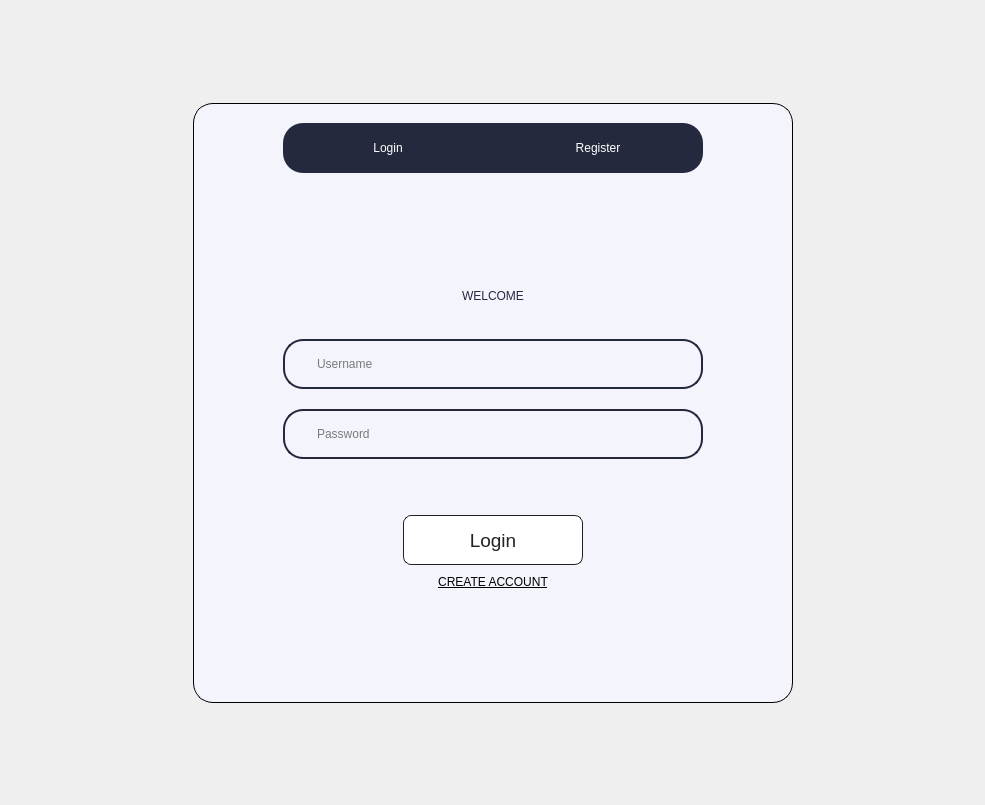
<?xml version="1.0" encoding="UTF-8"?>
<ui version="4.0">
 <class>MainWindow</class>
 <widget class="QMainWindow" name="MainWindow">
  <property name="geometry">
   <rect>
    <x>0</x>
    <y>0</y>
    <width>985</width>
    <height>805</height>
   </rect>
  </property>
  <property name="minimumSize">
   <size>
    <width>0</width>
    <height>0</height>
   </size>
  </property>
  <property name="windowTitle">
   <string>Travel With Me</string>
  </property>
  <property name="layoutDirection">
   <enum>Qt::LeftToRight</enum>
  </property>
  <property name="autoFillBackground">
   <bool>false</bool>
  </property>
  <property name="styleSheet">
   <string notr="true">QMainWindow {
    border-image: url(:/img/BGMAIN.jpg);
}

QFrame#frame_2,
#frame_3 {
    background-color: #f4f5fc;
    border: 1px solid black;
    border-radius: 20px;
}

#L1 {

    background: transparent;
    background-color: #24293e;
    color: white;
    border: transparent;
    border-top-left-radius: 20px;
    border-bottom-left-radius: 20px;
    margin-top: 10px;
    margin-bottom: 10px;
    margin-left: 80px;

}

#R1 {

    background: transparent;
    background-color: #24293e;
    color: white;
    border: transparent;
    border-top-right-radius: 20px;
    border-bottom-right-radius: 20px;
    margin-top: 10px;
    margin-bottom: 10px;
    margin-right: 80px;

}

QPushButton:hover {
    font-weight: bold;
}

#L2 {

    background: transparent;
    background-color: #24293e;
    color: white;
    border: transparent;
    border-top-left-radius: 20px;
    border-bottom-left-radius: 20px;
    margin-top: 10px;
    margin-bottom: 10px;
    margin-left: 80px;

}

#R2 {

    background: transparent;
    background-color: #24293e;
    color: white;
    border: transparent;
    border-top-right-radius: 20px;
    border-bottom-right-radius: 20px;
    margin-top: 10px;
    margin-bottom: 10px;
    margin-right: 80px;

}

QLineEdit {
    background-color: transparent;
    font: 75 italic 10pt &quot;Gill Sans MT&quot;;
    color: black;
    border: none;
    border: 1.75px solid black;
    border-color: #24293e;
    border-radius: 20px;
    margin-top: 10px;
    margin-bottom: 10px;
    margin-right: 80px;
    margin-left: 80px;
    padding-left: 30px;

}

#albtn ,#cabtn{
    background: transparent
}

#registerbtn,#loginb {
    background-color: #FFFFFF;
    border: 1px solid hsl(0, 0%, 13%);
    border-radius: 8px;
    color: #222222;
    margin-left: 200px;
    margin-right: 200px;



}


#TITLE,
#TITLE_2 {
    color: #24293e;
    font: 75 20pt &quot;Georgia&quot;;
}</string>
  </property>
  <property name="tabShape">
   <enum>QTabWidget::Rounded</enum>
  </property>
  <widget class="QWidget" name="centralwidget">
   <property name="autoFillBackground">
    <bool>false</bool>
   </property>
   <layout class="QGridLayout" name="gridLayout">
    <item row="2" column="1">
     <spacer name="verticalSpacer_2">
      <property name="orientation">
       <enum>Qt::Vertical</enum>
      </property>
      <property name="sizeHint" stdset="0">
       <size>
        <width>20</width>
        <height>29</height>
       </size>
      </property>
     </spacer>
    </item>
    <item row="1" column="0">
     <spacer name="horizontalSpacer">
      <property name="orientation">
       <enum>Qt::Horizontal</enum>
      </property>
      <property name="sizeHint" stdset="0">
       <size>
        <width>175</width>
        <height>20</height>
       </size>
      </property>
     </spacer>
    </item>
    <item row="0" column="1">
     <spacer name="verticalSpacer">
      <property name="orientation">
       <enum>Qt::Vertical</enum>
      </property>
      <property name="sizeHint" stdset="0">
       <size>
        <width>20</width>
        <height>28</height>
       </size>
      </property>
     </spacer>
    </item>
    <item row="1" column="2">
     <spacer name="horizontalSpacer_2">
      <property name="orientation">
       <enum>Qt::Horizontal</enum>
      </property>
      <property name="sizeHint" stdset="0">
       <size>
        <width>174</width>
        <height>20</height>
       </size>
      </property>
     </spacer>
    </item>
    <item row="1" column="1">
     <widget class="QStackedWidget" name="stackedWidget">
      <property name="minimumSize">
       <size>
        <width>600</width>
        <height>600</height>
       </size>
      </property>
      <property name="currentIndex">
       <number>0</number>
      </property>
      <widget class="QWidget" name="loginpage">
       <layout class="QGridLayout" name="gridLayout_2">
        <property name="leftMargin">
         <number>0</number>
        </property>
        <property name="topMargin">
         <number>0</number>
        </property>
        <property name="rightMargin">
         <number>0</number>
        </property>
        <property name="bottomMargin">
         <number>0</number>
        </property>
        <property name="spacing">
         <number>0</number>
        </property>
        <item row="0" column="0">
         <widget class="QFrame" name="frame_2">
          <property name="styleSheet">
           <string notr="true"/>
          </property>
          <layout class="QVBoxLayout" name="verticalLayout_5">
           <item>
            <layout class="QHBoxLayout" name="horizontalLayout_6" stretch="0,0">
             <property name="spacing">
              <number>0</number>
             </property>
             <property name="leftMargin">
              <number>0</number>
             </property>
             <property name="rightMargin">
              <number>0</number>
             </property>
             <item>
              <widget class="QPushButton" name="L1">
               <property name="minimumSize">
                <size>
                 <width>50</width>
                 <height>70</height>
                </size>
               </property>
               <property name="maximumSize">
                <size>
                 <width>16777215</width>
                 <height>70</height>
                </size>
               </property>
               <property name="sizeIncrement">
                <size>
                 <width>0</width>
                 <height>0</height>
                </size>
               </property>
               <property name="text">
                <string>Login</string>
               </property>
              </widget>
             </item>
             <item>
              <widget class="QPushButton" name="R1">
               <property name="sizePolicy">
                <sizepolicy hsizetype="Minimum" vsizetype="Preferred">
                 <horstretch>0</horstretch>
                 <verstretch>0</verstretch>
                </sizepolicy>
               </property>
               <property name="minimumSize">
                <size>
                 <width>0</width>
                 <height>70</height>
                </size>
               </property>
               <property name="maximumSize">
                <size>
                 <width>10000</width>
                 <height>70</height>
                </size>
               </property>
               <property name="sizeIncrement">
                <size>
                 <width>0</width>
                 <height>0</height>
                </size>
               </property>
               <property name="text">
                <string>Register</string>
               </property>
              </widget>
             </item>
            </layout>
           </item>
           <item>
            <spacer name="verticalSpacer_4">
             <property name="orientation">
              <enum>Qt::Vertical</enum>
             </property>
             <property name="sizeHint" stdset="0">
              <size>
               <width>20</width>
               <height>40</height>
              </size>
             </property>
            </spacer>
           </item>
           <item>
            <widget class="QLabel" name="TITLE">
             <property name="enabled">
              <bool>false</bool>
             </property>
             <property name="text">
              <string>WELCOME</string>
             </property>
             <property name="alignment">
              <set>Qt::AlignCenter</set>
             </property>
            </widget>
           </item>
           <item>
            <layout class="QVBoxLayout" name="verticalLayout_4">
             <item>
              <spacer name="horizontalSpacer_3">
               <property name="orientation">
                <enum>Qt::Horizontal</enum>
               </property>
               <property name="sizeHint" stdset="0">
                <size>
                 <width>40</width>
                 <height>20</height>
                </size>
               </property>
              </spacer>
             </item>
             <item>
              <layout class="QVBoxLayout" name="verticalLayout_2">
               <property name="spacing">
                <number>0</number>
               </property>
               <item>
                <widget class="QLineEdit" name="username">
                 <property name="minimumSize">
                  <size>
                   <width>50</width>
                   <height>70</height>
                  </size>
                 </property>
                 <property name="placeholderText">
                  <string>Username</string>
                 </property>
                </widget>
               </item>
               <item>
                <widget class="QLineEdit" name="password">
                 <property name="minimumSize">
                  <size>
                   <width>50</width>
                   <height>70</height>
                  </size>
                 </property>
                 <property name="echoMode">
                  <enum>QLineEdit::Password</enum>
                 </property>
                 <property name="placeholderText">
                  <string>Password</string>
                 </property>
                </widget>
               </item>
               <item>
                <spacer name="verticalSpacer_5">
                 <property name="orientation">
                  <enum>Qt::Vertical</enum>
                 </property>
                 <property name="sizeHint" stdset="0">
                  <size>
                   <width>20</width>
                   <height>40</height>
                  </size>
                 </property>
                </spacer>
               </item>
              </layout>
             </item>
            </layout>
           </item>
           <item>
            <widget class="QPushButton" name="loginb">
             <property name="sizePolicy">
              <sizepolicy hsizetype="Preferred" vsizetype="Preferred">
               <horstretch>0</horstretch>
               <verstretch>0</verstretch>
              </sizepolicy>
             </property>
             <property name="minimumSize">
              <size>
               <width>0</width>
               <height>50</height>
              </size>
             </property>
             <property name="maximumSize">
              <size>
               <width>16777215</width>
               <height>50</height>
              </size>
             </property>
             <property name="font">
              <font>
               <pointsize>14</pointsize>
               <weight>50</weight>
               <bold>false</bold>
              </font>
             </property>
             <property name="layoutDirection">
              <enum>Qt::LeftToRight</enum>
             </property>
             <property name="text">
              <string>Login</string>
             </property>
            </widget>
           </item>
           <item>
            <widget class="QPushButton" name="cabtn">
             <property name="font">
              <font>
               <underline>true</underline>
              </font>
             </property>
             <property name="text">
              <string>CREATE ACCOUNT</string>
             </property>
             <property name="flat">
              <bool>true</bool>
             </property>
            </widget>
           </item>
           <item>
            <spacer name="verticalSpacer_3">
             <property name="orientation">
              <enum>Qt::Vertical</enum>
             </property>
             <property name="sizeHint" stdset="0">
              <size>
               <width>20</width>
               <height>40</height>
              </size>
             </property>
            </spacer>
           </item>
          </layout>
         </widget>
        </item>
       </layout>
      </widget>
      <widget class="QWidget" name="registerpage">
       <layout class="QGridLayout" name="gridLayout_4">
        <property name="leftMargin">
         <number>0</number>
        </property>
        <property name="topMargin">
         <number>0</number>
        </property>
        <property name="rightMargin">
         <number>0</number>
        </property>
        <property name="bottomMargin">
         <number>0</number>
        </property>
        <property name="spacing">
         <number>0</number>
        </property>
        <item row="0" column="0">
         <widget class="QFrame" name="frame_3">
          <property name="styleSheet">
           <string notr="true"/>
          </property>
          <layout class="QVBoxLayout" name="verticalLayout_6">
           <item>
            <layout class="QHBoxLayout" name="horizontalLayout_7" stretch="0,0">
             <property name="spacing">
              <number>0</number>
             </property>
             <property name="leftMargin">
              <number>0</number>
             </property>
             <property name="rightMargin">
              <number>0</number>
             </property>
             <item>
              <widget class="QPushButton" name="L2">
               <property name="minimumSize">
                <size>
                 <width>50</width>
                 <height>70</height>
                </size>
               </property>
               <property name="maximumSize">
                <size>
                 <width>16777215</width>
                 <height>70</height>
                </size>
               </property>
               <property name="sizeIncrement">
                <size>
                 <width>0</width>
                 <height>0</height>
                </size>
               </property>
               <property name="text">
                <string>Login</string>
               </property>
              </widget>
             </item>
             <item>
              <widget class="QPushButton" name="R2">
               <property name="sizePolicy">
                <sizepolicy hsizetype="Minimum" vsizetype="Preferred">
                 <horstretch>0</horstretch>
                 <verstretch>0</verstretch>
                </sizepolicy>
               </property>
               <property name="minimumSize">
                <size>
                 <width>0</width>
                 <height>70</height>
                </size>
               </property>
               <property name="maximumSize">
                <size>
                 <width>16777215</width>
                 <height>70</height>
                </size>
               </property>
               <property name="sizeIncrement">
                <size>
                 <width>0</width>
                 <height>0</height>
                </size>
               </property>
               <property name="text">
                <string>Register</string>
               </property>
              </widget>
             </item>
            </layout>
           </item>
           <item>
            <spacer name="verticalSpacer_6">
             <property name="orientation">
              <enum>Qt::Vertical</enum>
             </property>
             <property name="sizeHint" stdset="0">
              <size>
               <width>20</width>
               <height>40</height>
              </size>
             </property>
            </spacer>
           </item>
           <item>
            <widget class="QLabel" name="TITLE_2">
             <property name="enabled">
              <bool>false</bool>
             </property>
             <property name="text">
              <string>WELCOME</string>
             </property>
             <property name="alignment">
              <set>Qt::AlignCenter</set>
             </property>
            </widget>
           </item>
           <item>
            <layout class="QVBoxLayout" name="verticalLayout">
             <item>
              <layout class="QVBoxLayout" name="verticalLayout_3">
               <property name="spacing">
                <number>0</number>
               </property>
               <item>
                <widget class="QLineEdit" name="register_username">
                 <property name="minimumSize">
                  <size>
                   <width>50</width>
                   <height>70</height>
                  </size>
                 </property>
                 <property name="placeholderText">
                  <string>Username</string>
                 </property>
                </widget>
               </item>
               <item>
                <widget class="QLineEdit" name="register_password">
                 <property name="minimumSize">
                  <size>
                   <width>50</width>
                   <height>70</height>
                  </size>
                 </property>
                 <property name="echoMode">
                  <enum>QLineEdit::Password</enum>
                 </property>
                 <property name="placeholderText">
                  <string>Password</string>
                 </property>
                </widget>
               </item>
               <item>
                <widget class="QLineEdit" name="confirm_password">
                 <property name="minimumSize">
                  <size>
                   <width>50</width>
                   <height>70</height>
                  </size>
                 </property>
                 <property name="echoMode">
                  <enum>QLineEdit::Password</enum>
                 </property>
                 <property name="placeholderText">
                  <string>Confirm Password</string>
                 </property>
                </widget>
               </item>
              </layout>
             </item>
            </layout>
           </item>
           <item>
            <widget class="QPushButton" name="registerbtn">
             <property name="sizePolicy">
              <sizepolicy hsizetype="Preferred" vsizetype="Preferred">
               <horstretch>0</horstretch>
               <verstretch>0</verstretch>
              </sizepolicy>
             </property>
             <property name="minimumSize">
              <size>
               <width>0</width>
               <height>50</height>
              </size>
             </property>
             <property name="maximumSize">
              <size>
               <width>16777215</width>
               <height>50</height>
              </size>
             </property>
             <property name="font">
              <font>
               <pointsize>14</pointsize>
               <weight>50</weight>
               <bold>false</bold>
              </font>
             </property>
             <property name="layoutDirection">
              <enum>Qt::LeftToRight</enum>
             </property>
             <property name="text">
              <string>Register</string>
             </property>
            </widget>
           </item>
           <item>
            <widget class="QPushButton" name="albtn">
             <property name="font">
              <font>
               <underline>true</underline>
              </font>
             </property>
             <property name="text">
              <string>ALREADY HAVE ACCOUNT?</string>
             </property>
             <property name="flat">
              <bool>true</bool>
             </property>
            </widget>
           </item>
           <item>
            <spacer name="verticalSpacer_7">
             <property name="orientation">
              <enum>Qt::Vertical</enum>
             </property>
             <property name="sizeHint" stdset="0">
              <size>
               <width>20</width>
               <height>40</height>
              </size>
             </property>
            </spacer>
           </item>
          </layout>
         </widget>
        </item>
       </layout>
      </widget>
     </widget>
    </item>
   </layout>
  </widget>
 </widget>
 <resources>
  <include location="../icons/icons.qrc"/>
 </resources>
 <connections/>
</ui>
